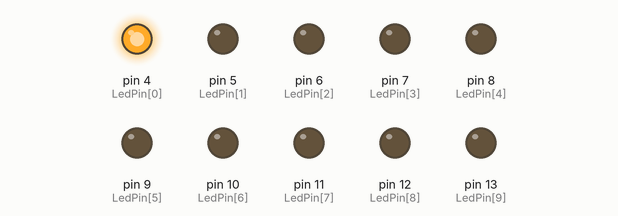
Bench run of a sketch on a simulated Arduino Uno, built with avr-gcc and run on an emulated ATmega328P. On the bench: output pins drawn as LEDs (lit = HIGH).

Above: at 0.2 s.
At 2.7 s:
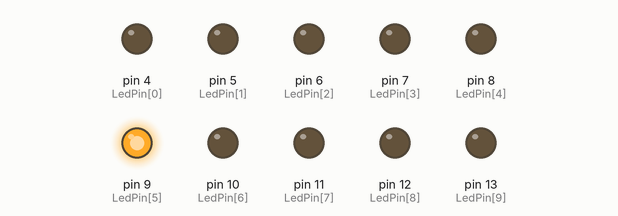
At 4.2 s:
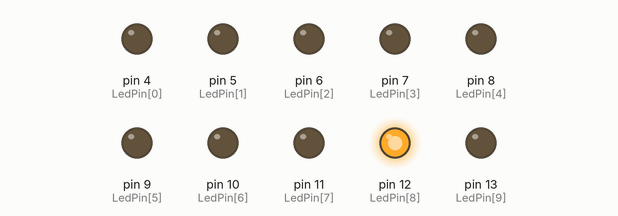
At 5.7 s:
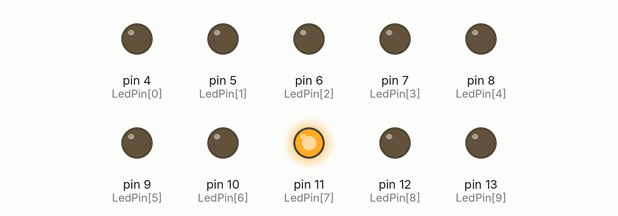
At 8.2 s:
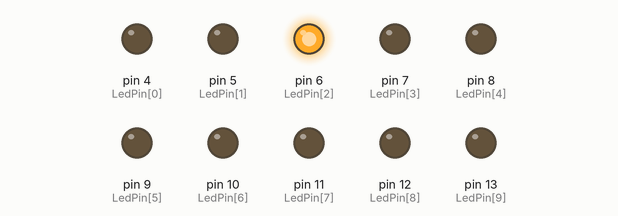
At 11.2 s:
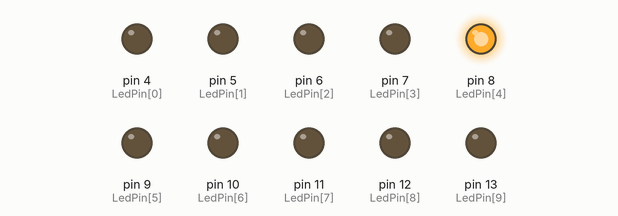
Timing chart, 0 to 11.7 s (numbered marks = the images above):
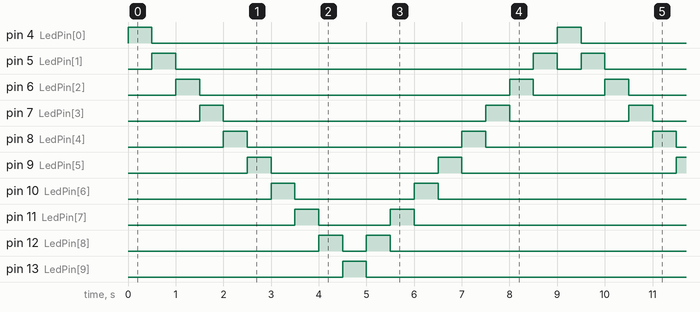

The sketch:

BaiThucHanh_LedSangDan_10led.ino
```cpp
byte LedPin [] = {4,5,6,7,8,9,10,11,12,13};
int direction = 1;
int currentLED = 0;
void setup(){
  for (int x = 0; x < 10; x++){
    pinMode(LedPin[x],OUTPUT);
  }
}
void loop(){
  for(int x = 0; x < 10; x++){
    digitalWrite( LedPin[x],LOW);
  }
  digitalWrite(LedPin[currentLED],HIGH);
  currentLED += direction;
  if (currentLED ==9)
    direction = -1;
  if (currentLED ==0)
    direction = 1;
  delay(500);
}
```

Measured:
- by itself, pin 4 (LedPin[0]), pin 13 (LedPin[9]): alternates HIGH for 0.50 s and LOW for 8.5 s
- by itself, pin 5 (LedPin[1]): repeats every 9.0 s: LOW 7.5 s, HIGH 0.50 s, LOW 0.50 s, HIGH 0.50 s
- by itself, pin 6 (LedPin[2]): repeats every 9.0 s: LOW 6.5 s, HIGH 0.50 s, LOW 1.5 s, HIGH 0.50 s
- by itself, pin 7 (LedPin[3]): repeats every 9.0 s: LOW 5.5 s, HIGH 0.50 s, LOW 2.5 s, HIGH 0.50 s
- by itself, pin 8 (LedPin[4]): repeats every 9.0 s: LOW 4.5 s, HIGH 0.50 s, LOW 3.5 s, HIGH 0.50 s
- by itself, pin 9 (LedPin[5]): repeats every 9.0 s: LOW 3.5 s, HIGH 0.50 s, LOW 4.5 s, HIGH 0.50 s
- by itself, pin 10 (LedPin[6]): repeats every 9.0 s: LOW 2.5 s, HIGH 0.50 s, LOW 5.5 s, HIGH 0.50 s
- by itself, pin 11 (LedPin[7]): repeats every 9.0 s: LOW 1.5 s, HIGH 0.50 s, LOW 6.5 s, HIGH 0.50 s
